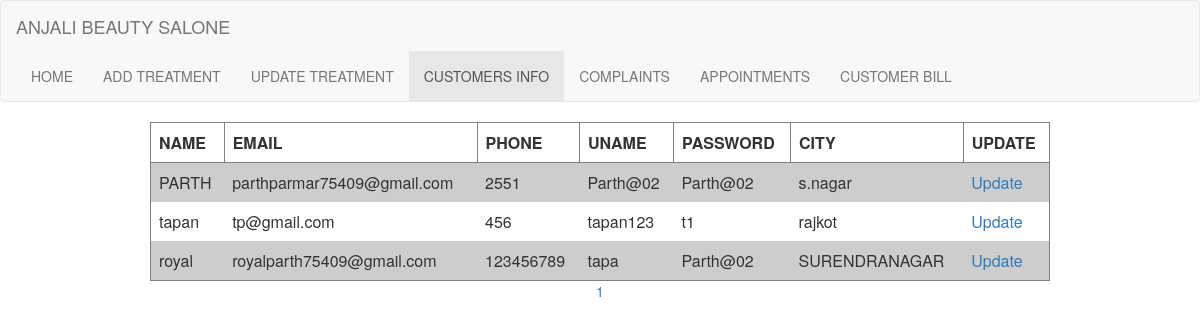
/Display.php, run on the app's committed database.
### tables this page shows
CREATE TABLE IF NOT EXISTS `pro` (
  `p_id` int(10) NOT NULL AUTO_INCREMENT,
  `name` text NOT NULL,
  `email` varchar(30) NOT NULL,
  `phone` int(15) NOT NULL,
  `uname` varchar(10) NOT NULL,
  `password` varchar(10) NOT NULL,
  `city` text NOT NULL,
  `status` int(1) NOT NULL,
  PRIMARY KEY (`p_id`)
);

### Display.php (the view, shortened to what this page needs)
<html lang="en">
<head>
  <link rel="stylesheet" href="https://maxcdn.bootstrapcdn.com/bootstrap/3.4.1/css/bootstrap.min.css">
  <link rel="stylesheet" href="./CSS/pages.css">
</head>
<body>
<nav class="navbar navbar-default">
  <div class="container-fluid">
    <div class="navbar-header">
      <a class="navbar-brand" href="#">ANJALI BEAUTY SALONE</a>
    </div>
    <ul class="nav navbar-nav">
      <li ><a href="adtreatment.php">HOME</a></li>
      <li><a href="inserttreatment.php">ADD TREATMENT</a></li>
      <li><a href="displaytreatment.php">UPDATE TREATMENT</a></li>
      <li class="active"><a href="display.php">CUSTOMERS INFO</a></li>
      <li><a href="displaycomplain.php">COMPLAINTS</a></li>
      <li><a href="dappointment.php">APPOINTMENTS</a></li>
      <li><a href="bill.php">CUSTOMER BILL</a></li>
    </ul>
  </div>
</nav>
</body>
</html>
<?php
include("./connect.php");
$result1 = mysqli_query($conn,"SELECT * FROM pro");
$limit = 15;
$total_rows = mysqli_num_rows($result1);
$total_pages = ceil ($total_rows / $limit);
if (!isset ($_GET['page']) ) {
  $page_number = 1;
} else {
  $page_number = $_GET['page'];
}
$initial_page = ($page_number-1) * $limit;
$sql = "SELECT * FROM pro where Status=1 LIMIT  $initial_page,$limit";
$result = $conn->query($sql);
if ($result->num_rows > 0) {
  echo "<table border=1 id='display' align='center'>
  <tr>
  <th> NAME </th>
  <th> EMAIL </th>
  <th> PHONE </th>
  <th> UNAME </th>
  <th> PASSWORD </th>
  <th> CITY </th>
  <th> UPDATE</th>
  </tr>";
  while($row = $result->fetch_assoc()) {
    echo "<tr><td>".$row['name']."</td><td>".$row['email']."</td><td>".$row['phone']."</td><td>".$row['uname']."</td><td>".$row['password']."</td><td>".$row['city']."</td><td>
          <a href= './Update.php?p_id=".$row['p_id']."' style='text-decoration:none;'>Update</a>
          </tr>";
  }
  echo "</table>";
} else {
  echo "0 results";
}
for($page_number = 1; $page_number<= $total_pages; $page_number++) {
  echo '<a href = "Display.php?page=' . $page_number . '">' . $page_number . ' </a>';
}
?>

### CSS/pages.css (style rules this page uses)
body { background-size:120%; background-image: url("../IMAGE/bg-3.jpg"); }
#display { width: 75%; height: 10%; }
body { margin: 0; padding: 0; display: flex; flex-direction: column; min-height: 100vh; }
table { border-collapse: collapse; width: 100%; }
th, td { padding: 8px; text-align: left; }
tbody tr:nth-child(even) { background-color: rgb(205, 205, 205); }
td { border: 0px solid #28b4fb; }

### Display.php (style rules this page uses)
body { background-size:120%; margin: 0px; padding: 0; background: #28231f; text-align: center; background-size:cover; background-image: url("./IMAGE/bg-3.jpg"); animation:pan 6s infinite alternate linear; }

### data on the page
pro: name "PARTH", email "parthparmar75409@gmail.com", phone "2551", uname "Parth@02", password "Parth@02", city "s.nagar"
pro: name "tapan", email "tp@gmail.com", phone "456", uname "tapan123", password "t1", city "rajkot"
pro: name "royal", email "royalparth75409@gmail.com", phone "123456789", uname "tapa", password "Parth@02", city "SURENDRANAGAR"
